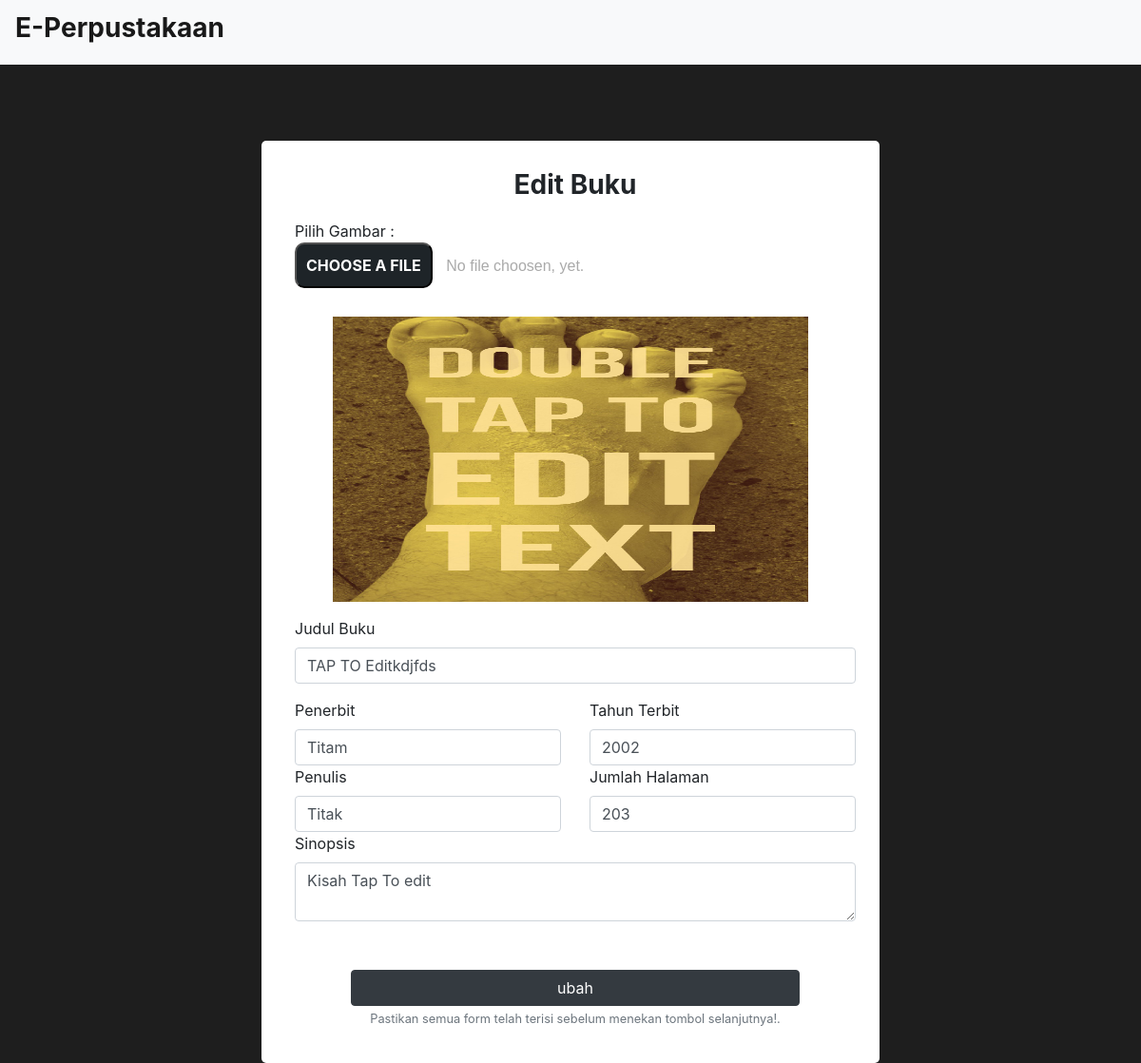
The page /page/listbuku/ubah-buku.php?kodeBuku=23 on the database its author committed.
### tables this page shows
CREATE TABLE `list_buku` (
  `kode_buku` int(11) NOT NULL,
  `gambar_buku` varchar(255) NOT NULL,
  `judul_buku` varchar(100) NOT NULL,
  `penerbit` varchar(100) NOT NULL,
  `tahun_terbit` int(10) NOT NULL,
  `jumlah_halaman` text NOT NULL,
  `sinopsis` text NOT NULL,
  `tanggal_entri_buku` datetime NOT NULL,
  `penulis` varchar(100) NOT NULL
);

### page/listbuku/ubah-buku.php (the view, shortened to what this page needs)
<?php
  include "../../koneksi.php";
  $kode_buku = isset ($_GET["kodeBuku"])?$_GET["kodeBuku"]:"";
  $sql_select= " SELECT * FROM list_buku WHERE kode_buku = '".$kode_buku."';";
  $select = $mysqli->query($sql_select);
  $row_select=$select->fetch_array();
   ?>
<html>
<head>
  <link rel="stylesheet" href="../../resources/css/ubah-buku.css">
  <link rel="stylesheet" href="../../resources/css/bootstrap.min.css">
  <link rel="stylesheet" href="../../resources/css/all.css">
</head>
<body style="background-color: #1e1e1e;">
<nav class="navbar navbar-expand-lg navbar-light bg-light">
  <a class="navbar-brand" href="../../dashboard.html"><h3><b>E-Perpustakaan</b></h3></a>
</nav>
  <div class="content" align="">
      <div class="login-box">
        <form method="post" action="" enctype="multipart/form-data">
        <h3 class="txt" align="center"><b>Edit Buku</b></h3>
        <div class="form-group">
           <div class="form-group">
          Pilih Gambar :
          <br>
          <button type="button" id="custom-button"><b>CHOOSE A FILE</b></button>
          <span id="custom-text">No file choosen, yet.</span>
          <br>
          <img src="../../resources/img/<?php echo $row_select["gambar_buku"];?>" style="margin-left:40px; margin-top: 30px; width:500px; height:300px;">
        </div>
          <label for="exampleInputPassword1">Judul Buku</label>
          <input type="text" class="form-control" value="<?php echo $row_select["judul_buku"];?>" id="exampleInputPassword1" placeholder="Judul Buku" name="form_judul_buku">
        </div>
        <div class="row">
          <div class="col">
            <label for="exampleInputPassword1">Penerbit</label>
            <input type="text" class="form-control" placeholder="Penerbit" name="form_penerbit" value="<?php echo $row_select["penerbit"];?>">
          </div>
          <div class="col">
            <label for="exampleInputPassword1">Tahun Terbit</label>
            <input type="text" class="form-control" placeholder="Tahun Terbit" name="form_tahun_terbit" value="<?php echo $row_select["tahun_terbit"];?>">
          </div>
        </div>
        <div class="row">
          <div class="col">
            <label for="exampleInputPassword1">Penulis</label>
            <input type="text" class="form-control" placeholder="Penulis" name="form_penulis" value="<?php echo $row_select["penulis"];?>">
          </div>
          <div class="col">
            <label for="exampleInputPassword1">Jumlah Halaman</label>
            <input type="text" class="form-control" placeholder="Halaman" name="form_jumlah_Halaman" value="<?php echo $row_select["jumlah_halaman"];?>" >
          </div>
        </div>
        <div class="form-group">
          <label for="exampleInputPassword1">Sinopsis</label>
          <textarea class="form-control" id="exampleInputPassword1" placeholder="Sinopsis" name="form_sinopsis"><?php echo $row_select["sinopsis"];?></textarea>
        </div>
        <div class="" align="center">
            <input type="submit" name="form_edit" class="btn btn-dark" value="ubah">
        <small id="emailHelp" class="form-text text-muted">Pastikan semua form telah terisi sebelum menekan tombol selanjutnya!.</small> </div>
      </form>
      </div>
    </div>
</body>
</html>

### resources/css/ubah-buku.css (style rules this page uses)
body { margin: none; padding: none; font-family: 'Titillium Web', sans-serif; background: #c0c0c0 no-repeat; background-size: cover; }
.content { background: #c0c0c0; width: 650px; margin: 80px auto 0; border-radius: 5px; min-height: 970px; overflow: hidden; background: rgba(255,255,255); border: 100px; }
.login-box { width: 590px; position: absolute; margin-left: 35px; margin-top: 30px; }
.txt { margin-bottom: 20px; font-family: 'Titillium Web', sans-serif, #333333; }
.btn { width: 80%; background: #1e1e1e; margin-top: 35px; font-family: 'Titillium Web', sans-serif, #1e1e1e; }
#custom-button { padding: 10px; color: white; background-color: #1e2428; border-radius: 10px; cursor: pointer; }
#custom-text { margin-left: 10px; font-family: sans-serif; color: #aaa; }

### rows shown on the page
list_buku: gambar_buku (picture), form_judul_buku "TAP TO Editkdjfds", form_penerbit "Titam", form_tahun_terbit "2002", form_penulis "Titak", form_jumlah_Halaman "203", form_sinopsis "Kisah Tap To edit"
